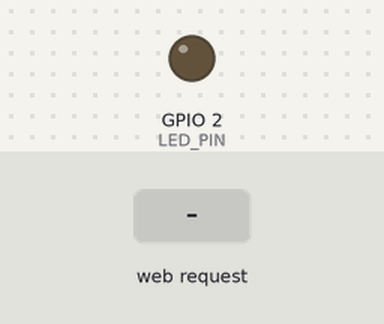
This sketch was run on a simulated ESP32. On the bench: output pins drawn as LEDs (lit = HIGH). The inputs (shaded band) are chosen by the test bench. WiFi joins after 1.5 s; servers stay silent unless stated.

Above: at 2.7 s.
2.8 s: HTTP request GET /toggle received
At 4.0 s:
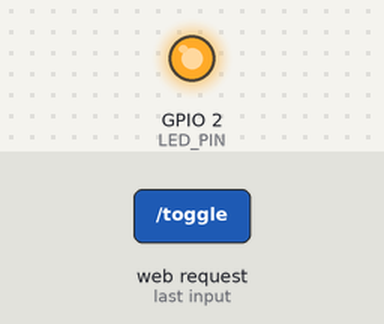
Timing chart, 0 to 5.8 s (numbered marks = the images above; inputs shaded):
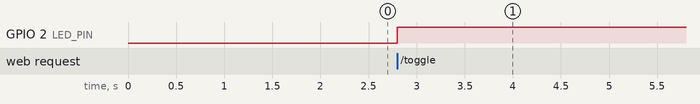

The sketch:

code_old.ino
```cpp
#include <WiFi.h>
#include <WebServer.h>

WebServer server(80);

const int LED_PIN = 2; // Built-in LED on most ESP32 boards

void handleRoot() {
  server.send(200, "text/html", R"rawliteral(
<!DOCTYPE html>
<html>
<body>

<h2>ESP32 LED Control</h2>

<button onclick="toggleLED()">Toggle LED</button>

<script>
function toggleLED() {
    fetch('/toggle');
}
</script>

</body>
</html>
)rawliteral");
}

void handleToggle() {
  digitalWrite(LED_PIN, !digitalRead(LED_PIN));
  server.send(200, "text/plain", "OK");
}

void setup() {
  pinMode(LED_PIN, OUTPUT);

  WiFi.begin("SSID", "PASSWORD");

  while (WiFi.status() != WL_CONNECTED)
    delay(500);

  server.on("/", handleRoot);
  server.on("/toggle", handleToggle);

  server.begin();
}

void loop() {
  server.handleClient();
}
```

Measured:
- after the input at 2.8 s, GPIO 2 (LED_PIN): LOW → HIGH at once
